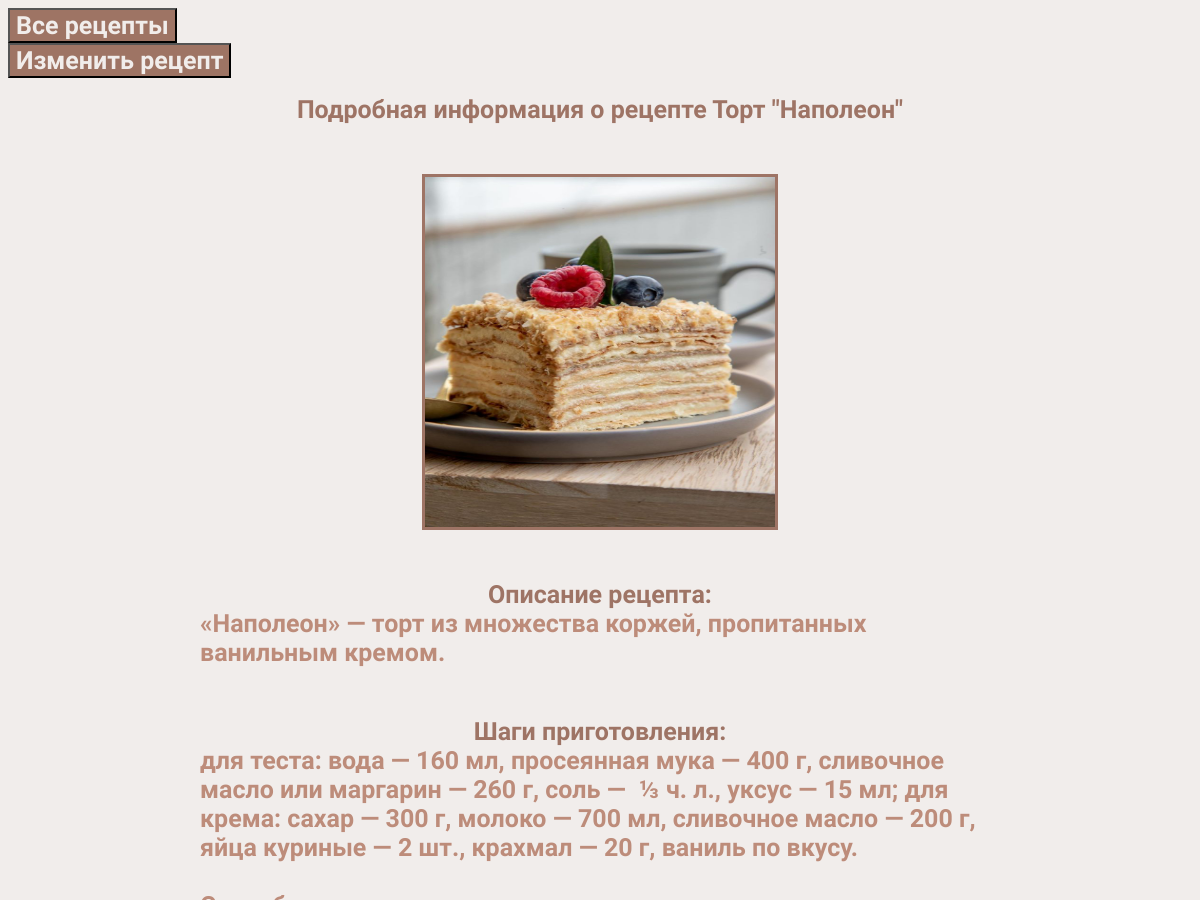
/receipt_details/17 (upper part), run on an earlier commit of the app's database.
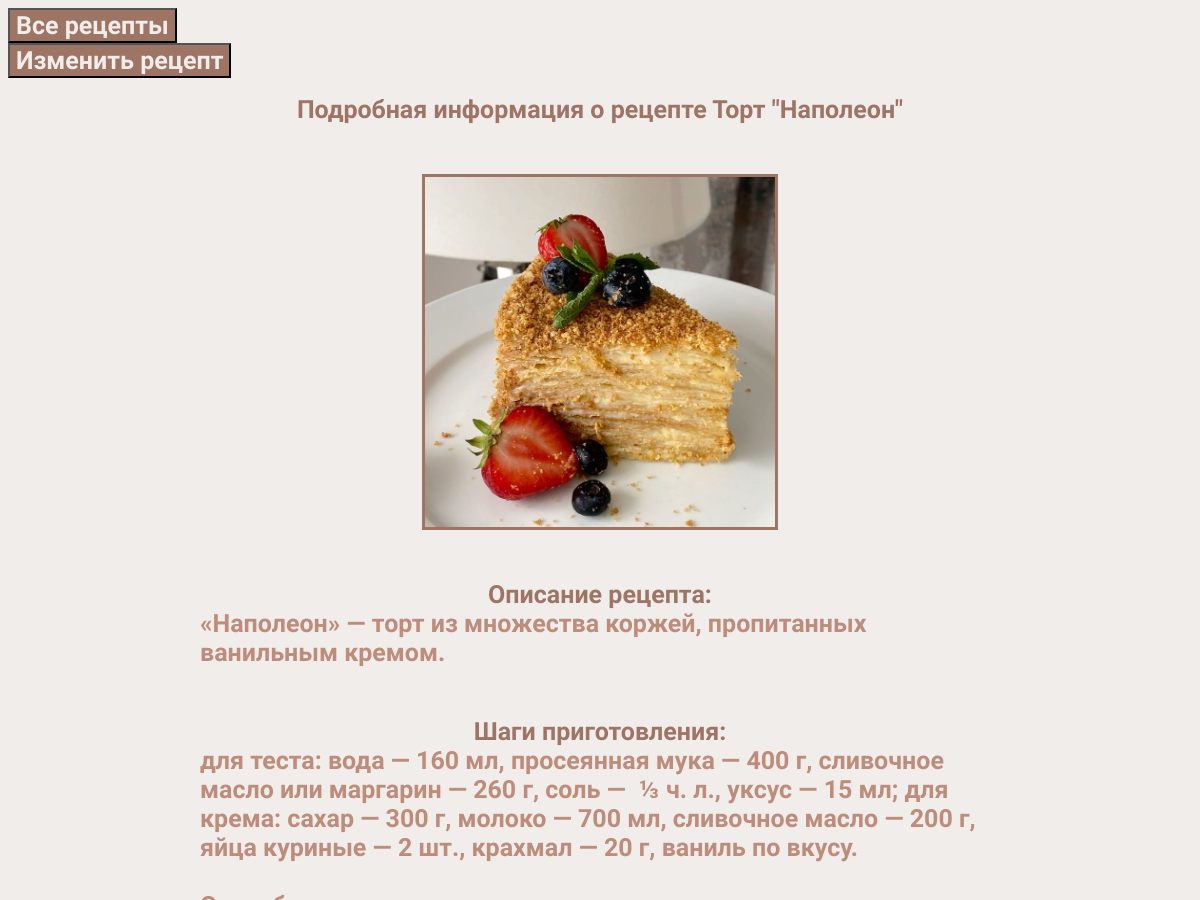
And on a later commit of the database.
### main/models.py (models this page shows, shortened)
class Receipt(models.Model):
    name = models.CharField(max_length=30, verbose_name="Название")
    description = models.TextField(blank=True, verbose_name="Описание")
    cooking_steps = models.TextField(verbose_name="Шаги приготовления")
    cooking_time = models.TimeField(null=True, verbose_name="Время приготовления")
    image = models.ImageField(upload_to='static/image_from_client',
                              null=True,
                              blank=True,
                              verbose_name="Изображение")
    author = models.CharField(max_length=50, null=False, verbose_name="Автор")
    user_created = models.ForeignKey(User, on_delete=models.CASCADE, blank=True)

### main/views.py (the view)
# urls.py: path("receipt_details/<int:pk>", DetailReceiptDetailsView.as_view(), name="receipt_details"),
class DetailReceiptDetailsView(DetailView):
    template_name = "main/receipt-details.html"
    model = Receipt
    context_object_name = "receipts"

### main/templates/main/receipt-details.html (shortened to what this page needs)
{% extends "main/index.html" %}
{% block body %}
    <div><button class="button"><a href="{% url "main:home_page" %}">Все рецепты</a></button></div>
    <div><button class="button"><a href="{% url "main:update_receipt" pk=object.pk %}">Изменить рецепт</a></button></div>
    <div>
        <h1 class="detail-h1 header">Подробная информация о рецепте {{ receipts.name }}</h1>
        <div class="detail-full-info">
            {% if receipts.image.url != ""  %}
            <img src="{{ receipts.image.url }}" alt="{{ receipts.name }}" class="img-detail">
            {% else %}
            Изображение отсутствует
            {% endif %}
        </div>
        <div class="detail-full-info">
            <span class="detail-title">Описание рецепта: </span>{{ receipts.description }}
        </div>
        <div class="detail-full-info">
            <span class="detail-title">Шаги приготовления: </span> <span class="steps">{{ receipts.cooking_steps }}</span>
        </div>
    </div>
{% endblock %}

What changed in the data, as far as the page shows it:
changed Receipt "Торт \"Наполеон\"": image: a different picture
